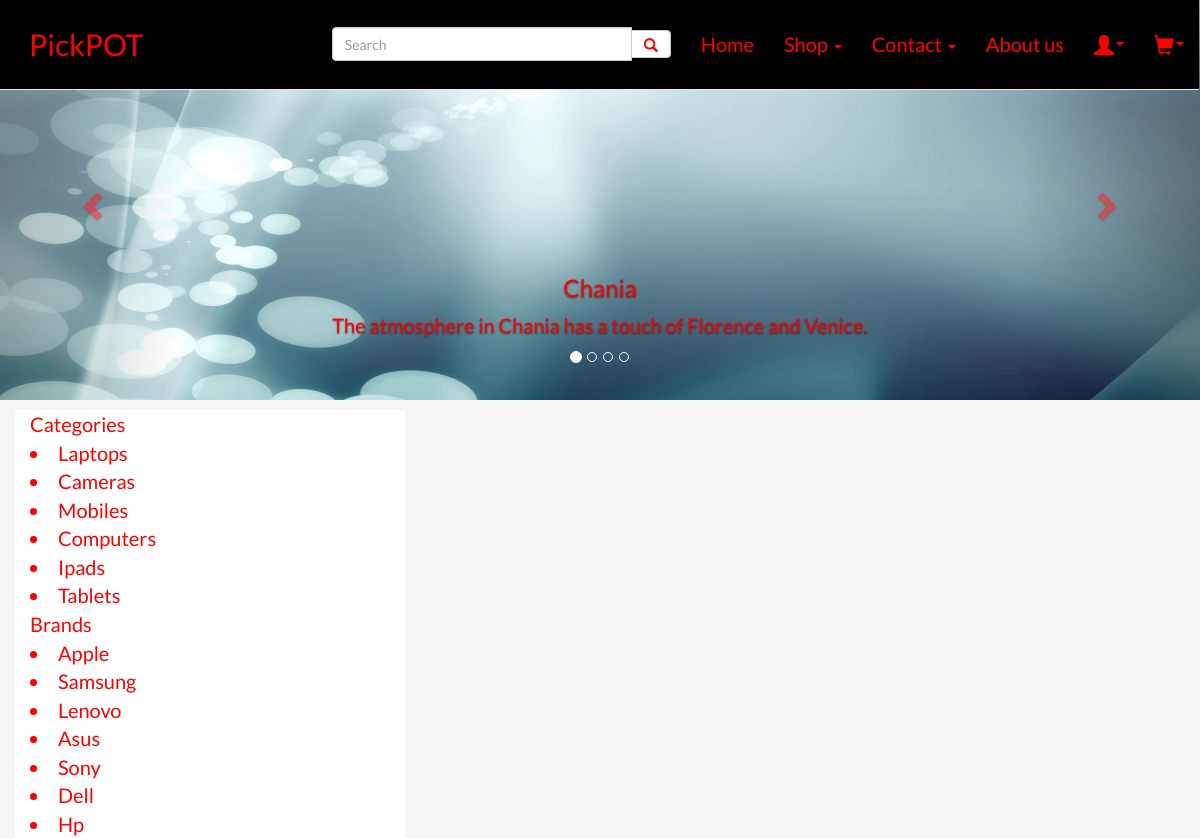
Screenshot of /customer/my_account.php with the database file from the repository.
### tables this page shows
CREATE TABLE `categories` (
  `cat_id` int(100) NOT NULL,
  `cat_title` text NOT NULL
);

CREATE TABLE `brands` (
  `brand_id` int(100) NOT NULL,
  `brand_title` text NOT NULL
);

### customer/functions/functions.php (the view, shortened to what this page needs)
<?php
$con =mysqli_connect("localhost","root","","ecommerce");
function getCats(){
		global $con;
		$get_cats = "select * from categories";
		$run_cats = mysqli_query($con,$get_cats);
		while ($row_cats=mysqli_fetch_array($run_cats)) {
			$cat_id = $row_cats['cat_id'];
			$cat_title = $row_cats['cat_title'];
			echo "<li><a href='index.php?cat=$cat_id'>$cat_title</a></li>";
		}
}
function getBrands(){
	global $con;
	$get_brands = "select * from brands";
	$run_brands = mysqli_query($con,$get_brands);
	while ($row_brands=mysqli_fetch_array($run_brands)) {
		$brand_id = $row_brands['brand_id'];
		$brand_title = $row_brands['brand_title'];
		echo "<li><a href='index.php?brand=$brand_id'>$brand_title</a></li>";
	}
}
?>

### customer/my_account.php (shortened to what this page needs)
<?php
include("functions/functions.php");
?>
<html lang="en">
<head>
  <link rel="stylesheet" href="http://maxcdn.bootstrapcdn.com/bootstrap/3.3.6/css/bootstrap.min.css">
  <link rel="stylesheet" type="text/css" href="styles/style.css">
</head>
<body  >
<nav class="navbar navbar-default navbar-fixed-top" style="margin: -1;">
  <div class="container-fluid" id="nav1">
    <div class="navbar-header">
      <a class="navbar-brand" href="index.php">PickPOT</a>
    </div>
    <div class="collapse navbar-collapse" id="bs-example-navbar-collapse-1">
      <ul class="nav navbar-nav navbar-right" id="navel">
         <form class="navbar-form navbar-left" role="search" method="get" action="results.php" enctype="multipart/form-data">
        <div class="input-group">
            <input type="text" class="form-control" placeholder="Search" name="user_query" id="srch-term" style="width: 300px;">
            <div class="input-group-btn">
                <button class="btn btn-default" type="submit" name="search"><i class="glyphicon glyphicon-search"></i></button>
            </div>
        </div>
      </form>
        <li><a href="index.php">Home</a></li>
        <li class="dropdown">
          <a href="#" class="dropdown-toggle" data-toggle="dropdown" role="button" aria-haspopup="true" aria-expanded="false">Shop <span class="caret"></span></a>
        </li>
        <li class="dropdown">
          <a href="#" class="dropdown-toggle" data-toggle="dropdown" role="button" aria-haspopup="true" aria-expanded="false" >Contact <span class="caret"></span></a>
        </li>
        <li><a href="#">About us</a></li>
        <li class="dropdown">
          <a href="#" class="dropdown-toggle" data-toggle="dropdown" role="button" aria-haspopup="true" aria-expanded="false" ><span class="glyphicon glyphicon-user"><span class="caret"></span></a>
        </li>
         <li class="dropdown">
          <a href="#" class="dropdown-toggle" data-toggle="dropdown" role="button" aria-haspopup="true" aria-expanded="false" ><span class="glyphicon glyphicon-shopping-cart"><span class="caret"></span></a>
        </li>
      </ul>
    </div>
  </div>
</nav>
<div id="myCarousel" class="carousel slide" data-ride="carousel" >
    <ol class="carousel-indicators">
      <li data-target="#myCarousel" data-slide-to="0" class="active"></li>
      <li data-target="#myCarousel" data-slide-to="1"></li>
      <li data-target="#myCarousel" data-slide-to="2"></li>
      <li data-target="#myCarousel" data-slide-to="3"></li>
    </ol>
    <div class="carousel-inner" role="listbox">
      <div class="item active">
        <img src="images/7028961-abstract-hd-backgrounds.jpg" alt="Chania" width="460" height="345">
        <div class="carousel-caption">
          <h3>Chania</h3>
          <p>The atmosphere in Chania has a touch of Florence and Venice.</p>
        </div>
      </div>
    <a class="left carousel-control" href="#myCarousel" role="button" data-slide="prev">
      <span class="glyphicon glyphicon-chevron-left" aria-hidden="true"></span>
    </a>
    <a class="right carousel-control" href="#myCarousel" role="button" data-slide="next">
      <span class="glyphicon glyphicon-chevron-right" aria-hidden="true"></span>
    </a>
  </div>
</div>
<div class="container">
  <div class="row">
   <div class="col-xs-6 col-lg-4" id="sidebar">
      <div>Categories</div>
   <?php
    getCats();
   ?>
        <div>Brands</div>
 <?php
    getBrands();
   ?>
   </div>
   <div class="col-xs-12 col-sm-6 col-lg-8" id="mainbar">
   </div>
</div>
</div>
</body>
</html>

### customer/styles/style.css (style rules this page uses)
html * { color: red !important; font-family: 'Lato', serif; }
.navbar { background-color: #000000; width: 100%; }
#nav1 { padding-top: 20px; padding-bottom: 20px; }
body { font-family: 'Lato', serif; font-size: 20px; background-color: #F5F5F5; }
.navbar-brand { font-size: 30px; padding-left: 30px; }
#myCarousel { max-width: 100%; align :center }
.carousel-inner > .item > img, .carousel-inner > .item > a > img { width: 100%; margin: auto; max-height: 400px !important; }
#sidebar { margin-top: 10px; background-color: #FFFFFF; }
#mainbar { margin-top: 10px; background-color: #F5F5F5 }

### rows the page displays
categories: cat_title "Laptops"
categories: cat_title "Cameras"
categories: cat_title "Mobiles"
categories: cat_title "Computers"
categories: cat_title "Ipads"
categories: cat_title "Tablets"
brands: brand_title "Apple"
brands: brand_title "Samsung"
brands: brand_title "Lenovo"
brands: brand_title "Asus"
brands: brand_title "Sony"
brands: brand_title "Dell"
brands: brand_title "Hp"
